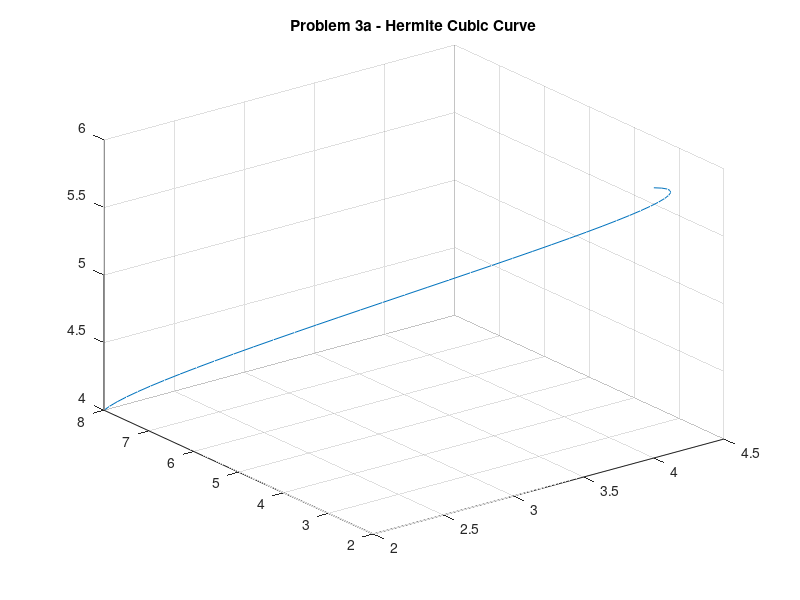
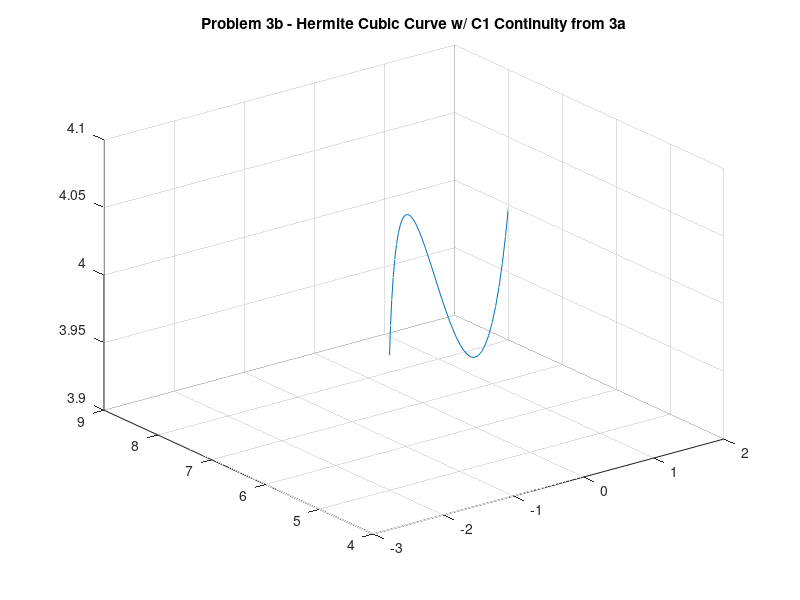
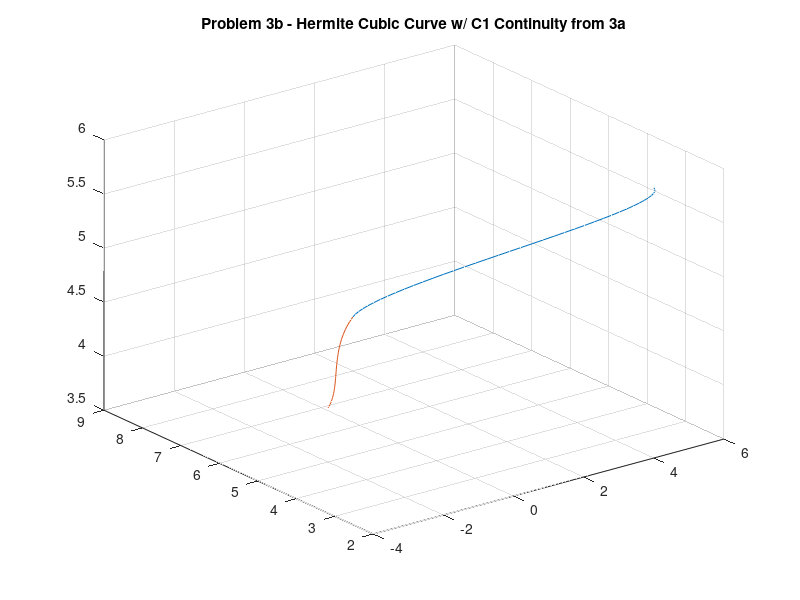

Source code (MATLAB) for these figures, in order:
% #####
% Homework 2 Problem 3
% Tyler Estes
% Utkarsh Wani
% #####

%% p3a
% solve for corresponding cartesian points from u curve points
P1 = [4, 2, 6];
M1 = [3, 1, -1];
P2 = [2, 8, 4];
M2 = [-1, 1, -1];
B = [P1; P2; M1; M2];
MsubH = [2, -2, 1, 1;
    -3, 3, -2, -1;
    0, 0, 1, 0;
    1, 0, 0, 0];
uVals = 0:0.025:1;
U = [uVals.^3; uVals.^2; uVals; ones(1, length(uVals))]';
P = U*MsubH*B;

% plotting
figure()
lineA = plot3(P(:, 1), P(:, 2), P(:, 3));
grid on
title('Problem 3a - Hermite Cubic Curve')

% tangent vector at specific u value
u = .6;
UsupU = [3*u^2, 2*u, 1, 0]; % derivative of U vector
PsupU = UsupU*MsubH*B;
PsupUNorm = PsupU./norm(PsupU);
fprintf('Problem 3a - Tangent Vector (@ u = %.2f) = [%.2f, %.2f, %.2f], Unit Tangent Vector = [%.2f, %.2f, %.2f]\n', u, PsupU(1), PsupU(2), PsupU(3), PsupUNorm(1), PsupUNorm(2), PsupUNorm(3))

%% p3b
% solve for corresponding cartesian points from u curve points
P3 = P2;
M3 = M2;
P4 = [-2, 5, 4];
M4 = [1, 2, -1];
B = [P3; P4; M3; M4];
P = U*MsubH*B;

% plotting
figure()
plot3(P(:, 1), P(:, 2), P(:, 3))
grid on
title('Problem 3b - Hermite Cubic Curve w/ C1 Continuity from 3a')

figure()
plot3(get(lineA, 'xdata'), get(lineA, 'ydata'), get(lineA, 'zdata')), hold on % reusing plot data from part B
plot3(P(:, 1), P(:, 2), P(:, 3)), hold off
grid on
title('Problem 3b - Hermite Cubic Curve w/ C1 Continuity from 3a')